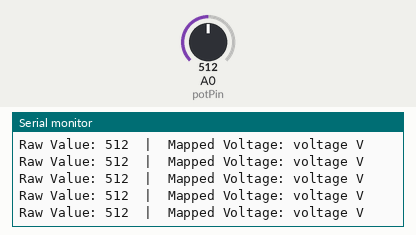
Bench run of a sketch on a simulated Arduino Uno, built with avr-gcc and run on an emulated ATmega328P. On the bench: the last lines printed to the serial monitor. The test bench sets the inputs (shaded band); at power-on: A0 (potPin) = 512.

Above: at 1.2 s.
1.3 s: A0 (potPin) set to 716
At 1.31 s:
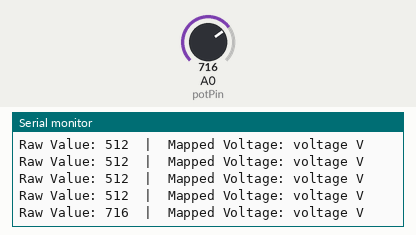
2.8 s: A0 (potPin) set to 900
At 2.82 s:
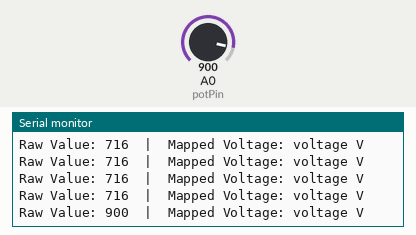
Timing chart, 0 to 5.8 s (numbered marks = the images above; inputs shaded):
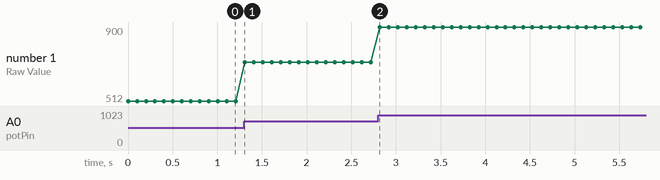

The sketch:

sketch_jun12a_potentiometer_04.ino
```cpp
const int potPin = A0;
int potValue = 0;
float voltage = 0.0;

void setup() {
  // put your setup code here, to run once:
  Serial.begin(9600);

}

void loop() {
  // put your main code here, to run repeatedly:
  potValue = analogRead(potPin);
  voltage = potValue * (5.0 / 1023.0);

  Serial.print("Raw Value: ");
  Serial.print(potValue);
  Serial.print("  |  Mapped Voltage: ");
  Serial.print("voltage");
  Serial.println(" V");

  delay(100);

}
```

Measured:
- after the input at 1.3 s, the serial monitor: prints a new line at once (image 1)
- after the input at 2.8 s, the serial monitor: prints a new line at once (image 2)
- plotted number 1: 512 → 716 after the input at 1.3 s, 716 → 900 after the input at 2.8 s
